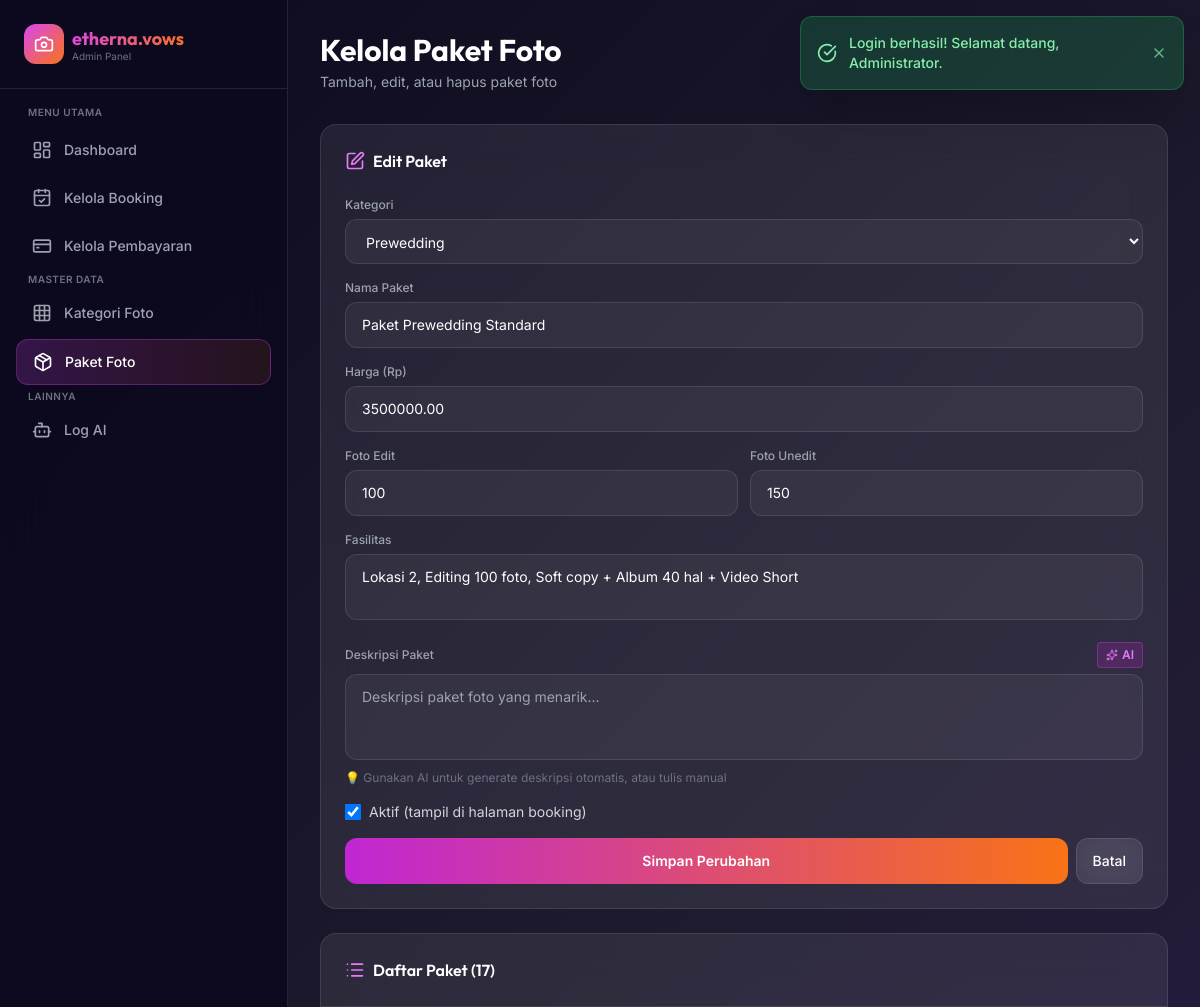
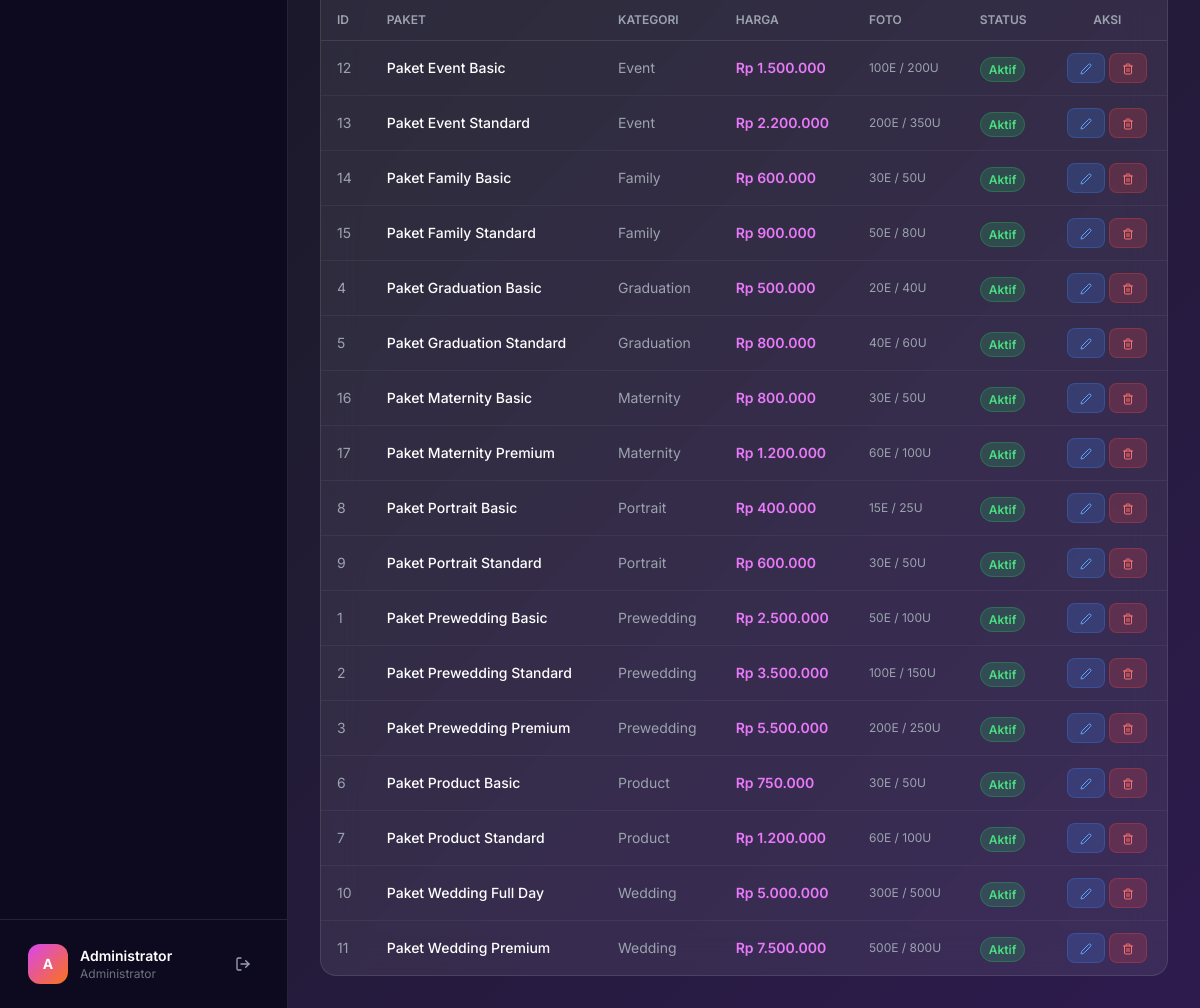
The page /admin/kelola_paket.php?edit=2 (signed in) on the database its author committed (2 pictures, top to bottom).
### tables this page shows
CREATE TABLE paket_foto (
    id_paket INT AUTO_INCREMENT PRIMARY KEY,
    id_kategori INT NOT NULL,
    nama_paket VARCHAR(100) NOT NULL,
    harga DECIMAL(10,2) NOT NULL,
    jumlah_foto_edit INT DEFAULT 0,
    jumlah_foto_unedit INT DEFAULT 0,
    fasilitas TEXT,
    is_active BOOLEAN DEFAULT TRUE,
    INDEX(id_kategori),
    FOREIGN KEY (id_kategori) REFERENCES kategori_foto(id_kategori)
        ON DELETE CASCADE ON UPDATE CASCADE
);

CREATE TABLE kategori_foto (
    id_kategori INT AUTO_INCREMENT PRIMARY KEY,
    nama_kategori VARCHAR(50) NOT NULL,
    deskripsi TEXT,
    harga_dasar DECIMAL(10,2) DEFAULT 0,
    durasi_jam INT DEFAULT 1,
    icon VARCHAR(50) DEFAULT 'camera'
);

### config/db.php (called while the page is built, shortened)
<?php
function formatRupiah($angka) {
    return 'Rp ' . number_format($angka, 0, ',', '.');
}

### admin/kelola_paket.php (the view, shortened to what this page needs)
<?php
require_once '../config/db.php';
$db = getDB();
$editData = null;
if (isset($_GET['edit'])) {
    $id = (int)$_GET['edit'];
    $stmtEdit = $db->prepare("SELECT * FROM paket_foto WHERE id_paket = ?");
    $stmtEdit->execute([$id]);
    $editData = $stmtEdit->fetch();
}
$kategoriList = $db->query("SELECT * FROM kategori_foto ORDER BY nama_kategori")->fetchAll();
$paketList = $db->query("
    SELECT pf.*, kf.nama_kategori
    FROM paket_foto pf
    JOIN kategori_foto kf ON pf.id_kategori = kf.id_kategori
    ORDER BY kf.nama_kategori, pf.harga
")->fetchAll();
require_once 'includes/admin_header.php';
?>
<div class="mb-8">
    <h1 class="text-2xl sm:text-3xl font-display font-bold text-white">Kelola Paket Foto</h1>
    <p class="text-gray-400 text-sm mt-1">Tambah, edit, atau hapus paket foto</p>
</div>
<div class="grid grid-cols-1 xl:grid-cols-3 gap-6">
    <div class="glass rounded-2xl p-6">
        <h3 class="font-display font-semibold text-white mb-6 flex items-center space-x-2">
            <i data-lucide="<?= $editData ? 'edit' : 'plus-circle' ?>" class="w-5 h-5 text-primary-400"></i>
            <span><?= $editData ? 'Edit Paket' : 'Tambah Paket' ?></span>
        </h3>
        <form method="POST" action="" class="space-y-4">
            <div>
                <label class="block text-xs font-medium text-gray-400 mb-1.5">Kategori</label>
                <select name="id_kategori" required class="w-full px-4 py-3 rounded-xl bg-white/5 border border-white/10 text-white focus:outline-none focus:border-primary-500 text-sm">
                    <?php foreach ($kategoriList as $kat): ?>
                    <option value="<?= $kat['id_kategori'] ?>" class="bg-dark-800" <?= ($editData['id_kategori'] ?? '') == $kat['id_kategori'] ? 'selected' : '' ?>>
                        <?= htmlspecialchars($kat['nama_kategori']) ?>
                    </option>
                    <?php endforeach; ?>
                </select>
            </div>
            <div>
                <label class="block text-xs font-medium text-gray-400 mb-1.5">Nama Paket</label>
                <input type="text" name="nama_paket" value="<?= htmlspecialchars($editData['nama_paket'] ?? '') ?>"
                       class="w-full px-4 py-3 rounded-xl bg-white/5 border border-white/10 text-white focus:outline-none focus:border-primary-500 text-sm" required
                       placeholder="Contoh: Paket Gold Prewedding">
            </div>
            <div>
                <label class="block text-xs font-medium text-gray-400 mb-1.5">Harga (Rp)</label>
                <input type="number" name="harga" value="<?= $editData['harga'] ?? 0 ?>" min="0" step="1000"
                       class="w-full px-4 py-3 rounded-xl bg-white/5 border border-white/10 text-white focus:outline-none focus:border-primary-500 text-sm" required>
            </div>
            <div class="grid grid-cols-2 gap-3">
                <div>
                    <label class="block text-xs font-medium text-gray-400 mb-1.5">Foto Edit</label>
                    <input type="number" name="jumlah_foto_edit" value="<?= $editData['jumlah_foto_edit'] ?? 0 ?>" min="0"
                           class="w-full px-4 py-3 rounded-xl bg-white/5 border border-white/10 text-white focus:outline-none focus:border-primary-500 text-sm">
                </div>
                <div>
                    <label class="block text-xs font-medium text-gray-400 mb-1.5">Foto Unedit</label>
                    <input type="number" name="jumlah_foto_unedit" value="<?= $editData['jumlah_foto_unedit'] ?? 0 ?>" min="0"
                           class="w-full px-4 py-3 rounded-xl bg-white/5 border border-white/10 text-white focus:outline-none focus:border-primary-500 text-sm">
                </div>
            </div>
            <div>
                <label class="block text-xs font-medium text-gray-400 mb-1.5">Fasilitas</label>
                <textarea name="fasilitas" rows="2"
                          class="w-full px-4 py-3 rounded-xl bg-white/5 border border-white/10 text-white focus:outline-none focus:border-primary-500 text-sm resize-none"
                          placeholder="Pisahkan dengan koma. Contoh: 20 foto edit, Album cetak, Video"><?= htmlspecialchars($editData['fasilitas'] ?? '') ?></textarea>
            </div>
            <div>
                <div class="flex items-center justify-between mb-1.5">
                    <label class="block text-xs font-medium text-gray-400">Deskripsi Paket</label>
                    <button type="button" id="btnGenerateDesc" class="text-xs px-2 py-1 rounded bg-primary-600/20 hover:bg-primary-600/30 text-primary-400 font-semibold border border-primary-500/30 transition-all flex items-center gap-1">
                        <i data-lucide="sparkles" class="w-3 h-3"></i>
                        <span>AI</span>
                    </button>
                </div>
                <textarea id="textarea_deskripsi" rows="3"
                          class="w-full px-4 py-3 rounded-xl bg-white/5 border border-white/10 text-white focus:outline-none focus:border-primary-500 text-sm resize-none"
                          placeholder="Deskripsi paket foto yang menarik..."><?= htmlspecialchars($editData['deskripsi'] ?? '') ?></textarea>
                <p class="text-xs text-gray-500 mt-1">💡 Gunakan AI untuk generate deskripsi otomatis, atau tulis manual</p>
            </div>
            <div class="flex items-center space-x-2">
                <input type="checkbox" id="is_active" name="is_active" value="1"
                       class="w-4 h-4 rounded border-white/20 bg-white/5 text-primary-500 focus:ring-primary-500"
                       <?= ($editData['is_active'] ?? 1) ? 'checked' : '' ?>>
                <label for="is_active" class="text-sm text-gray-300">Aktif (tampil di halaman booking)</label>
            </div>
            <div class="flex gap-2">
                <button type="submit" class="flex-1 py-3 rounded-xl bg-gradient-to-r from-primary-600 to-accent-500 hover:from-primary-500 hover:to-accent-400 text-white font-semibold text-sm transition-all">
                    <?= $editData ? 'Simpan Perubahan' : 'Tambah Paket' ?>
                </button>
                <?php if ($editData): ?>
                <a href="<?= BASE_URL ?>/admin/kelola_paket.php" class="px-4 py-3 rounded-xl glass hover:bg-white/10 text-white text-sm font-medium transition-all">Batal</a>
                <?php endif; ?>
            </div>
        </form>
    </div>
    <div class="xl:col-span-2 glass rounded-2xl overflow-hidden">
        <div class="p-6 border-b border-white/10">
            <h3 class="font-display font-semibold text-white flex items-center space-x-2">
                <i data-lucide="list" class="w-5 h-5 text-primary-400"></i>
                <span>Daftar Paket (<?= count($paketList) ?>)</span>
            </h3>
        </div>
        <div class="overflow-x-auto">
            <table class="w-full">
                <thead>
                    <tr class="border-b border-white/10">
                        <th class="text-left px-4 py-3 text-xs font-semibold text-gray-400 uppercase">ID</th>
                        <th class="text-left px-4 py-3 text-xs font-semibold text-gray-400 uppercase">Paket</th>
                        <th class="text-left px-4 py-3 text-xs font-semibold text-gray-400 uppercase">Kategori</th>
                        <th class="text-left px-4 py-3 text-xs font-semibold text-gray-400 uppercase">Harga</th>
                        <th class="text-left px-4 py-3 text-xs font-semibold text-gray-400 uppercase">Foto</th>
                        <th class="text-left px-4 py-3 text-xs font-semibold text-gray-400 uppercase">Status</th>
                        <th class="text-center px-4 py-3 text-xs font-semibold text-gray-400 uppercase">Aksi</th>
                    </tr>
                </thead>
                <tbody class="divide-y divide-white/5">
                    <?php foreach ($paketList as $pkt): ?>
                    <tr class="hover:bg-white/5 transition-colors <?= !$pkt['is_active'] ? 'opacity-50' : '' ?>">
                        <td class="px-4 py-3 text-sm text-gray-400"><?= $pkt['id_paket'] ?></td>
                        <td class="px-4 py-3 text-sm text-white font-medium"><?= htmlspecialchars($pkt['nama_paket']) ?></td>
                        <td class="px-4 py-3 text-sm text-gray-400"><?= htmlspecialchars($pkt['nama_kategori']) ?></td>
                        <td class="px-4 py-3 text-sm text-primary-400 font-semibold"><?= formatRupiah($pkt['harga']) ?></td>
                        <td class="px-4 py-3 text-xs text-gray-400">
                            <?= $pkt['jumlah_foto_edit'] ?>E / <?= $pkt['jumlah_foto_unedit'] ?>U
                        </td>
                        <td class="px-4 py-3">
                            <a href="?toggle=<?= $pkt['id_paket'] ?>" class="px-2 py-1 rounded-full text-xs font-semibold <?= $pkt['is_active'] ? 'bg-green-500/20 text-green-400 border border-green-500/30' : 'bg-red-500/20 text-red-400 border border-red-500/30' ?> transition-all hover:opacity-80">
                                <?= $pkt['is_active'] ? 'Aktif' : 'Nonaktif' ?>
                            </a>
                        </td>
                        <td class="px-4 py-3 text-center">
                            <div class="flex gap-1 justify-center">
                                <a href="?edit=<?= $pkt['id_paket'] ?>" class="px-3 py-1.5 rounded-lg bg-blue-500/20 text-blue-400 hover:bg-blue-500/30 text-xs font-semibold border border-blue-500/30 transition-all">
                                    <i data-lucide="edit-2" class="w-3 h-3 inline"></i>
                                </a>
                                <a href="?hapus=<?= $pkt['id_paket'] ?>" onclick="return confirm('Yakin hapus paket ini?')"
                                   class="px-3 py-1.5 rounded-lg bg-red-500/20 text-red-400 hover:bg-red-500/30 text-xs font-semibold border border-red-500/30 transition-all">
                                    <i data-lucide="trash-2" class="w-3 h-3 inline"></i>
                                </a>
                            </div>
                        </td>
                    </tr>
                    <?php endforeach; ?>
                </tbody>
            </table>
        </div>
    </div>
</div>
</body>
</html>

### admin/includes/admin_header.php (style rules this page uses)
body { font-family: 'Inter', system-ui, sans-serif; }
.font-display { font-family: 'Outfit', system-ui, sans-serif; }
.glass { background: rgba(255,255,255,0.08); backdrop-filter: blur(20px); border: 1px solid rgba(255,255,255,0.1); }
.gradient-bg { background: linear-gradient(135deg, #0d0a1f 0%, #1e1b2e 50%, #2d1b4e 100%); }
a, button, input, select, textarea { transition: all 0.2s ease; }

### rows shown on the page
paket_foto: id_kategori "Prewedding", nama_paket "Paket Prewedding Standard", harga "3500000.00", jumlah_foto_edit "100", jumlah_foto_unedit "150", fasilitas "Lokasi 2, Editing 100 foto, Soft copy + Album 40 hal + Video Short", is_active "☑", id_paket "2", id_kategori.nama_kategori "Prewedding", harga "Rp 3.500.000", shows "Aktif"
paket_foto: id_paket "12", nama_paket "Paket Event Basic", id_kategori.nama_kategori "Event", harga "Rp 1.500.000", jumlah_foto_edit "100", jumlah_foto_unedit "200", is_active "Aktif"
paket_foto: id_paket "13", nama_paket "Paket Event Standard", id_kategori.nama_kategori "Event", harga "Rp 2.200.000", jumlah_foto_edit "200", jumlah_foto_unedit "350", is_active "Aktif"
paket_foto: id_paket "14", nama_paket "Paket Family Basic", id_kategori.nama_kategori "Family", harga "Rp 600.000", jumlah_foto_edit "30", jumlah_foto_unedit "50", is_active "Aktif"
paket_foto: id_paket "15", nama_paket "Paket Family Standard", id_kategori.nama_kategori "Family", harga "Rp 900.000", jumlah_foto_edit "50", jumlah_foto_unedit "80", is_active "Aktif"
paket_foto: id_paket "4", nama_paket "Paket Graduation Basic", id_kategori.nama_kategori "Graduation", harga "Rp 500.000", jumlah_foto_edit "20", jumlah_foto_unedit "40", is_active "Aktif"
paket_foto: id_paket "5", nama_paket "Paket Graduation Standard", id_kategori.nama_kategori "Graduation", harga "Rp 800.000", jumlah_foto_edit "40", jumlah_foto_unedit "60", is_active "Aktif"
paket_foto: id_paket "16", nama_paket "Paket Maternity Basic", id_kategori.nama_kategori "Maternity", harga "Rp 800.000", jumlah_foto_edit "30", jumlah_foto_unedit "50", is_active "Aktif"
paket_foto: id_paket "17", nama_paket "Paket Maternity Premium", id_kategori.nama_kategori "Maternity", harga "Rp 1.200.000", jumlah_foto_edit "60", jumlah_foto_unedit "100", is_active "Aktif"
paket_foto: id_paket "8", nama_paket "Paket Portrait Basic", id_kategori.nama_kategori "Portrait", harga "Rp 400.000", jumlah_foto_edit "15", jumlah_foto_unedit "25", is_active "Aktif"
paket_foto: id_paket "9", nama_paket "Paket Portrait Standard", id_kategori.nama_kategori "Portrait", harga "Rp 600.000", jumlah_foto_edit "30", jumlah_foto_unedit "50", is_active "Aktif"
paket_foto: id_paket "1", nama_paket "Paket Prewedding Basic", id_kategori.nama_kategori "Prewedding", harga "Rp 2.500.000", jumlah_foto_edit "50", jumlah_foto_unedit "100", is_active "Aktif"
paket_foto: id_paket "3", nama_paket "Paket Prewedding Premium", id_kategori.nama_kategori "Prewedding", harga "Rp 5.500.000", jumlah_foto_edit "200", jumlah_foto_unedit "250", is_active "Aktif"
paket_foto: id_paket "6", nama_paket "Paket Product Basic", id_kategori.nama_kategori "Product", harga "Rp 750.000", jumlah_foto_edit "30", jumlah_foto_unedit "50", is_active "Aktif"
paket_foto: id_paket "7", nama_paket "Paket Product Standard", id_kategori.nama_kategori "Product", harga "Rp 1.200.000", jumlah_foto_edit "60", jumlah_foto_unedit "100", is_active "Aktif"
paket_foto: id_paket "10", nama_paket "Paket Wedding Full Day", id_kategori.nama_kategori "Wedding", harga "Rp 5.000.000", jumlah_foto_edit "300", jumlah_foto_unedit "500", is_active "Aktif"
paket_foto: id_paket "11", nama_paket "Paket Wedding Premium", id_kategori.nama_kategori "Wedding", harga "Rp 7.500.000", jumlah_foto_edit "500", jumlah_foto_unedit "800", is_active "Aktif"

### other values the page prints
$flash['pesan'] "Login berhasil! Selamat datang, Administrator."
APP_NAME "etherna.vows"
substr($_SESSION['nama_lengkap'], 0, 1) "A"
$_SESSION['nama_lengkap'] "Administrator"
count($paketList) "17"
